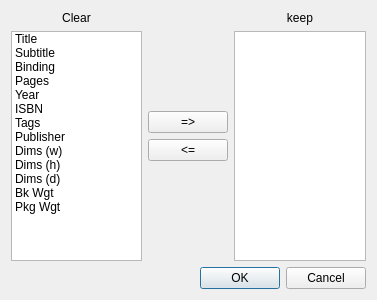
<?xml version="1.0" encoding="UTF-8"?>
<ui version="4.0">
 <class>Dialog</class>
 <widget class="QDialog" name="Dialog">
  <property name="geometry">
   <rect>
    <x>0</x>
    <y>0</y>
    <width>377</width>
    <height>300</height>
   </rect>
  </property>
  <property name="windowTitle">
   <string>Dialog</string>
  </property>
  <layout class="QVBoxLayout" name="verticalLayout">
   <item>
    <layout class="QHBoxLayout" name="horizontalLayout">
     <item>
      <layout class="QVBoxLayout" name="verticalLayout_2">
       <item>
        <widget class="QLabel" name="label">
         <property name="text">
          <string>Clear</string>
         </property>
         <property name="textFormat">
          <enum>Qt::AutoText</enum>
         </property>
         <property name="alignment">
          <set>Qt::AlignCenter</set>
         </property>
        </widget>
       </item>
       <item>
        <widget class="QListWidget" name="listWidgetToClear">
         <item>
          <property name="text">
           <string>Title</string>
          </property>
         </item>
         <item>
          <property name="text">
           <string>Subtitle</string>
          </property>
         </item>
         <item>
          <property name="text">
           <string>Binding</string>
          </property>
         </item>
         <item>
          <property name="text">
           <string>Pages</string>
          </property>
         </item>
         <item>
          <property name="text">
           <string>Year</string>
          </property>
         </item>
         <item>
          <property name="text">
           <string>ISBN</string>
          </property>
         </item>
         <item>
          <property name="text">
           <string>Tags</string>
          </property>
         </item>
         <item>
          <property name="text">
           <string>Publisher</string>
          </property>
         </item>
         <item>
          <property name="text">
           <string>Dims (w)</string>
          </property>
         </item>
         <item>
          <property name="text">
           <string>Dims (h)</string>
          </property>
         </item>
         <item>
          <property name="text">
           <string>Dims (d)</string>
          </property>
         </item>
         <item>
          <property name="text">
           <string>Bk Wgt</string>
          </property>
         </item>
         <item>
          <property name="text">
           <string>Pkg Wgt</string>
          </property>
         </item>
        </widget>
       </item>
      </layout>
     </item>
     <item>
      <layout class="QVBoxLayout" name="verticalLayout_3">
       <item>
        <spacer name="verticalSpacer_2">
         <property name="orientation">
          <enum>Qt::Vertical</enum>
         </property>
         <property name="sizeHint" stdset="0">
          <size>
           <width>20</width>
           <height>40</height>
          </size>
         </property>
        </spacer>
       </item>
       <item>
        <widget class="QPushButton" name="pushButton">
         <property name="sizePolicy">
          <sizepolicy hsizetype="Minimum" vsizetype="Fixed">
           <horstretch>0</horstretch>
           <verstretch>0</verstretch>
          </sizepolicy>
         </property>
         <property name="text">
          <string>=&gt;</string>
         </property>
        </widget>
       </item>
       <item>
        <widget class="QPushButton" name="pushButton_2">
         <property name="text">
          <string>&lt;=</string>
         </property>
        </widget>
       </item>
       <item>
        <spacer name="verticalSpacer">
         <property name="orientation">
          <enum>Qt::Vertical</enum>
         </property>
         <property name="sizeHint" stdset="0">
          <size>
           <width>20</width>
           <height>40</height>
          </size>
         </property>
        </spacer>
       </item>
      </layout>
     </item>
     <item>
      <layout class="QVBoxLayout" name="verticalLayout_4">
       <item>
        <widget class="QLabel" name="label_2">
         <property name="text">
          <string>keep</string>
         </property>
         <property name="alignment">
          <set>Qt::AlignCenter</set>
         </property>
        </widget>
       </item>
       <item>
        <widget class="QListWidget" name="listWidgetToKeep"/>
       </item>
      </layout>
     </item>
    </layout>
   </item>
   <item>
    <widget class="QDialogButtonBox" name="buttonBox">
     <property name="orientation">
      <enum>Qt::Horizontal</enum>
     </property>
     <property name="standardButtons">
      <set>QDialogButtonBox::Cancel|QDialogButtonBox::Ok</set>
     </property>
    </widget>
   </item>
  </layout>
 </widget>
 <resources/>
 <connections>
  <connection>
   <sender>buttonBox</sender>
   <signal>accepted()</signal>
   <receiver>Dialog</receiver>
   <slot>accept()</slot>
   <hints>
    <hint type="sourcelabel">
     <x>248</x>
     <y>254</y>
    </hint>
    <hint type="destinationlabel">
     <x>157</x>
     <y>274</y>
    </hint>
   </hints>
  </connection>
  <connection>
   <sender>buttonBox</sender>
   <signal>rejected()</signal>
   <receiver>Dialog</receiver>
   <slot>reject()</slot>
   <hints>
    <hint type="sourcelabel">
     <x>316</x>
     <y>260</y>
    </hint>
    <hint type="destinationlabel">
     <x>286</x>
     <y>274</y>
    </hint>
   </hints>
  </connection>
 </connections>
</ui>
